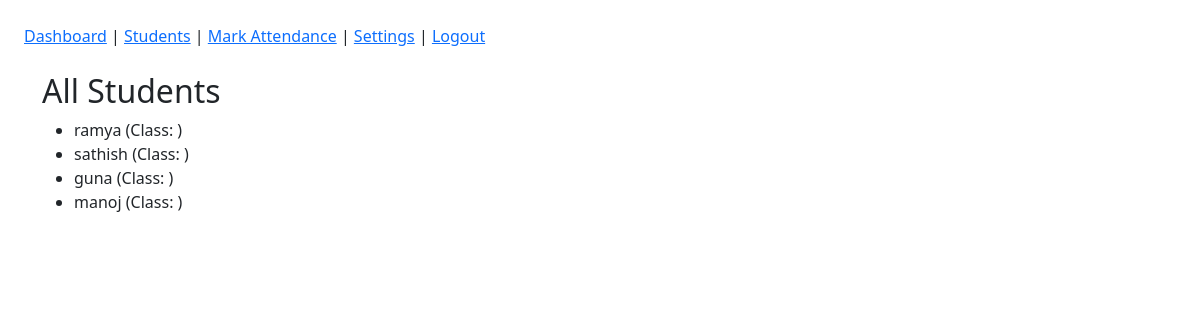
The app's page /, older data.
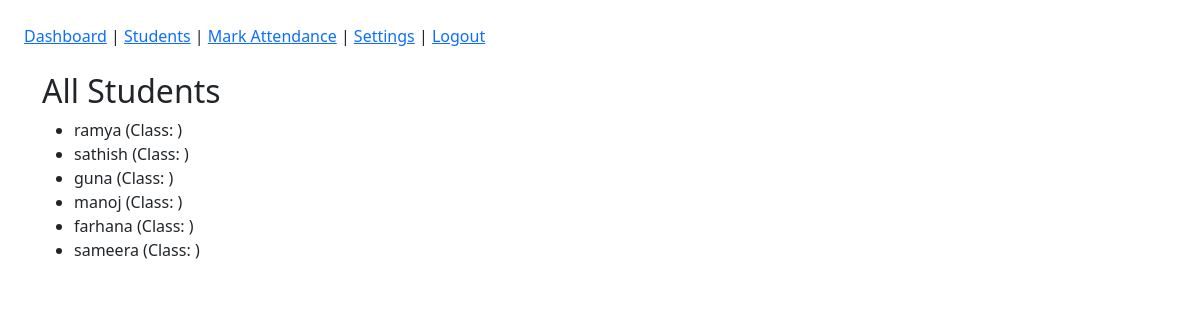
The same page, newer data.
### students/models.py (models this page shows, shortened)
class Student(models.Model):
    name = models.CharField(max_length=100)
    roll_number = models.CharField(max_length=20, unique=True)
    student_class = models.CharField(max_length=50)

### students/views.py (the view)
# urls.py: path('', StudentListView.as_view(), name='student_list'),  # ✅ This is the key line
class StudentListView(LoginRequiredMixin, ListView):
    model = Student
    template_name = 'students/student_list.html'
    context_object_name = 'students'

### students/Templates/students/student_list.html (shortened to what this page needs)
{% extends "base.html" %}
{% block content %}
<h2>All Students</h2>
<ul>
  {% for student in students %}
    <li>{{ student.name }} (Class: {{ student.class_name }})</li>
  {% endfor %}
</ul>
{% endblock %}

### attendance/template/base.html (shortened to what this page needs)
<!DOCTYPE html>
<html>
<head>
    <link rel="stylesheet" href="https://cdn.jsdelivr.net/npm/bootstrap@5.3.0/dist/css/bootstrap.min.css">
</head>
<body class="p-4">
    <nav class="mb-4">
        <a href="{% url 'dashboard' %}">Dashboard</a> |
        <a href="{% url 'student_list' %}">Students</a> |
        <a href="{% url 'mark_attendance' %}">Mark Attendance</a> |
        <a href="{% url 'settings' %}">Settings</a> |
        <a href="{% url 'logout' %}">Logout</a>
    </nav>
    <div class="container">
        {% block content %}{% endblock %}
    </div>
</body>
</html>

Row changes from the older to the newer data that the page shows:
added Student: name "farhana"
added Student: name "sameera"
